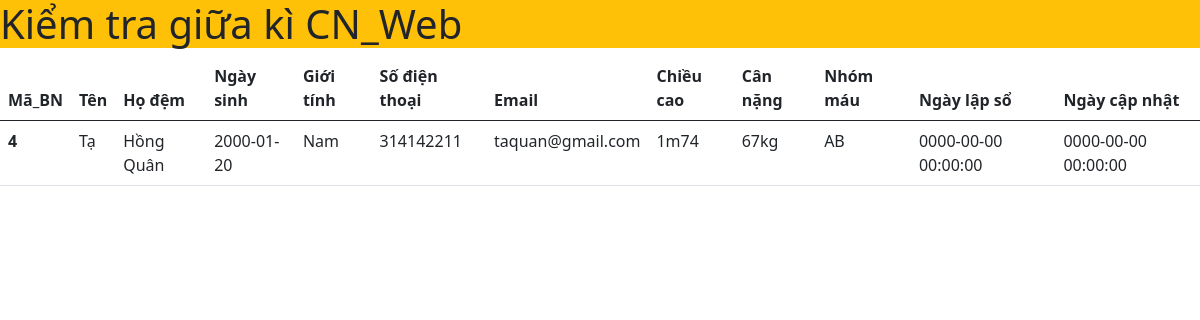
/KTGK/admin/show.php?id=4, run on the app's committed database.
### tables this page shows
CREATE TABLE `patient` (
  `patientid` int(100) NOT NULL,
  `firstname` varchar(100) NOT NULL,
  `lastname` varchar(100) NOT NULL,
  `dateofbirth` date NOT NULL,
  `gender` varchar(100) NOT NULL,
  `mobile` int(50) NOT NULL,
  `email` varchar(100) NOT NULL,
  `height` varchar(50) NOT NULL,
  `weight` varchar(50) NOT NULL,
  `id_blood_type` int(11) NOT NULL,
  `created_on` datetime NOT NULL,
  `modified_on` datetime NOT NULL
);

CREATE TABLE `nhom_mau` (
  `id_blood_type` int(11) NOT NULL,
  `bold_type` varchar(10) NOT NULL
);

### KTGK/admin/show.php (the view)
<?php
    include '../header.php';
    include '../config.php';
    $id = $_GET['id'];
    settype($id,"int");
    $sql = "SELECT e.patientid,e.firstname,e.lastname,e.dateofbirth,e.gender,e.mobile,e.email,e.height,e.weight,e.created_on,e.modified_on ,o.bold_type FROM patient e, nhom_mau     o
    WHERE e.id_blood_type = o.id_blood_type and patientid = '$id'" ;
    $result = mysqli_query($conn,$sql);
?>
    <main>
        <table class="table">
            <thead>
                <tr>
                    <th scope="col">Mã_BN</th>
                    <th scope="col">Tên</th>
                    <th scope="col">Họ đệm </th>
                    <th scope="col">Ngày sinh</th>
                    <th scope="col">Giới tính</th>
                    <th scope="col">Số điện thoại</th>
                    <th scope="col">Email</th>
                    <th scope="col">Chiều cao</th>
                    <th scope="col">Cân nặng</th>
                    <th scope="col">Nhóm máu</th>
                    <th scope="col">Ngày lập sổ</th>
                    <th scope="col">Ngày cập nhật</th>
                </tr>
            </thead>
            <tbody>
                <?php
                    if(mysqli_num_rows($result)>0){
                        while($row=mysqli_fetch_assoc($result)){
                ?>
                            <tr>
                                <th scope="row"><?php echo $row['patientid']; ?> </th>
                                <td><?php echo $row['firstname']; ?></td>
                                <td><?php echo $row['lastname']; ?></td>
                                <td><?php echo $row['dateofbirth']; ?></td>
                                <td><?php echo $row['gender']; ?></td>
                                <td><?php echo $row['mobile']; ?></td>
                                <td><?php echo $row['email']; ?></td>
                                <td><?php echo $row['height']; ?></td>
                                <td><?php echo $row['weight']; ?></td>
                                <td><?php echo $row['bold_type']; ?></td>
                                <td><?php echo $row['created_on']; ?></td>
                                <td><?php echo $row['modified_on']; ?></td>
                            </tr>
                <?php
                        }
                    }
                ?>
            </tbody>
            </table>
    </main>
<?php
    include '../footer.php';
?>

### data on the page
patient: patientid "4", firstname "Tạ", lastname "Hồng Quân", dateofbirth "2000-01-20", gender "Nam", mobile "314142211", email "taquan@gmail.com", height "1m74", weight "67kg", id_blood_type.bold_type "AB", created_on "0000-00-00 00:00:00", modified_on "0000-00-00 00:00:00"
